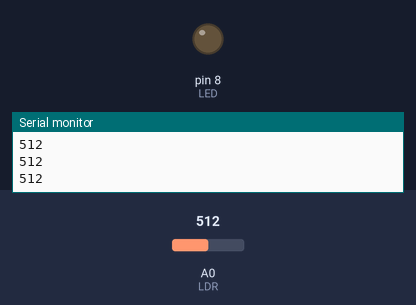
Simulated run of this sketch. Board: Arduino Uno, built with avr-gcc and run on an emulated ATmega328P. Parts: output pins drawn as LEDs (lit = HIGH), the last lines printed to the serial monitor. Inputs (shaded band) come from the test bench; at power-on: A0 (LDR) = 512.

Above: at 1.2 s.
1.3 s: A0 (LDR) set to 486
At 2.1 s:
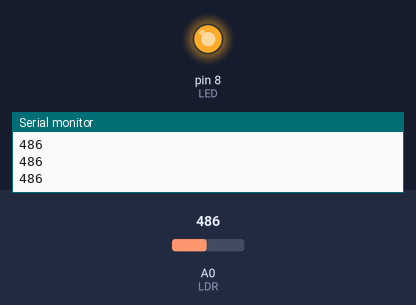
2.8 s: A0 (LDR) set to 510
At 3.4 s:
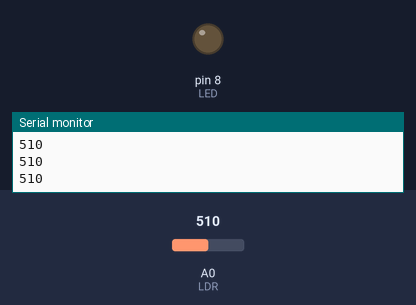
4.3 s: A0 (LDR) set to 490
At 5.6 s:
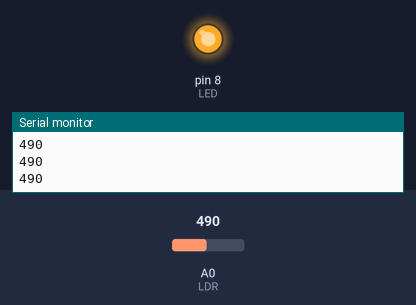
Timing chart, 0 to 7.3 s (numbered marks = the images above; inputs shaded):
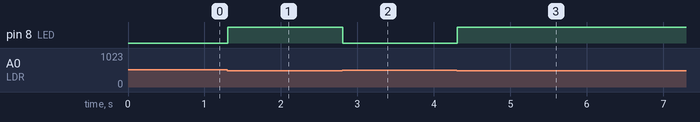

Measured:
- the behaviour switches between 500 and 499 on A0 (LDR) (found by bisection; images 0 and 1)
- after the input at 1.3 s, pin 8 (LED): LOW → HIGH at once
- after the input at 2.8 s, pin 8 (LED): HIGH → LOW at once
- after the input at 4.3 s, pin 8 (LED): LOW → HIGH at once

The sketch:

PHOTORESISTOR_AND_LED.ino
```cpp
int LDR=A0;
int LED=8;
int VALUE=0;
void setup() {
  // put your setup code here, to run once:
pinMode(LED,OUTPUT);
Serial.begin(9600);
}

void loop() {
  // put your main code here, to run repeatedly:
VALUE=analogRead(LDR);
Serial.println(VALUE);
if (VALUE < 500)
{
  digitalWrite(LED, HIGH);
  }
else digitalWrite(LED, LOW);
}
```
